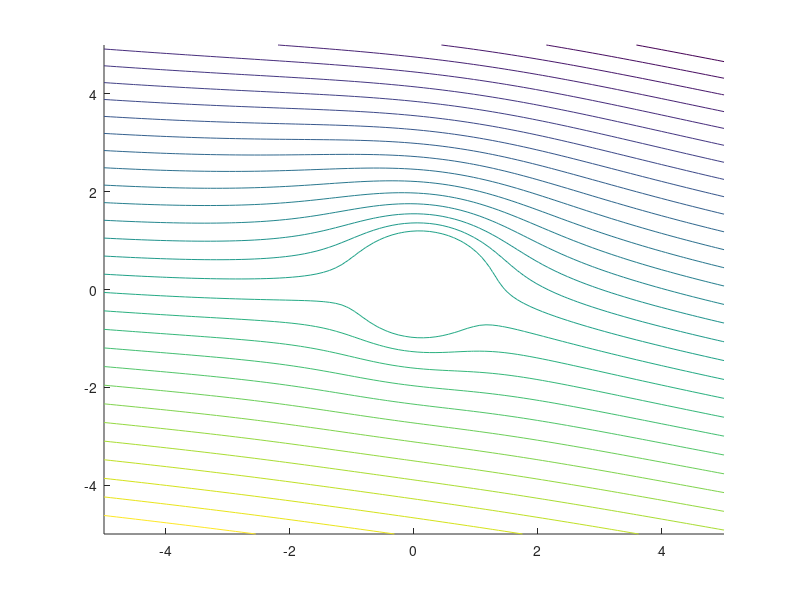

The MATLAB script that drew this image: (Note: this script raises an error after producing the figure.)
%% 2

clc
clear
close all

raggio = 1;
centro = [0.1, 0.1];

vInf = 1;
alfa = deg2rad(10);

x = linspace(-5, 5);
y = linspace(-5, 5);

z = x + y*1i;

zc = centro(1) + centro(2)*1i;

tetaPrimo = asin(centro(2)/raggio);
% V = 2*vInf*sin(tetaPrimo + alfa) + circuitazione/(2*pi*raggio)
circuitazione = 4*pi*raggio*vInf*sin(alfa+tetaPrimo);

W = @(z) (-vInf * ((z-zc).*exp(1i*alfa) + raggio^2./(z-zc)*exp(-1i*alfa)) - 1i*circuitazione./(2*pi).*log((z-zc)./raggio)).*(abs(z-zc) > raggio);

[X, Y] = meshgrid(x, y);
Z = complex(X,Y);
hold on
% ~ ignora quell'elemento
[~, isoPsi] = contour(X, Y, imag(W(Z)), 31);

% punti arresto
syms angolo
soluzioni = solve(2*vInf*sin(alfa + angolo) + circuitazione/(2*pi*raggio));

teta = linspace(0,2*pi);
xCerchio = raggio.*cos(teta) + centro(1);
yCerchio = raggio.*sin(teta) + centro(2);

cerchio = plot(xCerchio, yCerchio, LineWidth=1.5);
axis equal
for solIndex = 1:length(soluzioni)
    grafici(solIndex) = plot(raggio.*cos(soluzioni(solIndex)) + centro(1), raggio.*sin(soluzioni(solIndex)) + centro(2), "or", LineWidth=2);
end

legend([isoPsi, grafici(1)], "Linee di Corrente", "Punti di Arresto")

b = sqrt(raggio^2-centro(2)^2) - centro(1);
zita = @(z) z + b^2./z;

figure
hold on
[inutile, isoPsi] = contour(real(zita(Z)), imag(zita(Z)), imag(W(Z)), 31);

zCerchio = complex(xCerchio, yCerchio);
plot(real(zita(zCerchio)), imag(zita(zCerchio)), LineWidth=1.5)
% punti arresto nuovi
for solIndex = 1:length(soluzioni)
    xArresto = raggio.*cos(soluzioni(solIndex)) + centro(1);
    yArresto = raggio.*sin(soluzioni(solIndex)) + centro(2);

    zArresto = xArresto +1i*yArresto;

    grafici(solIndex) = plot(real(zita(zArresto)), imag(zita(zArresto)), "or", LineWidth=2);
end

legend([isoPsi, grafici(1)], "Linee di Corrente", "Punti di Arresto")


xlim([-5, 5])
ylim([-5, 5])


